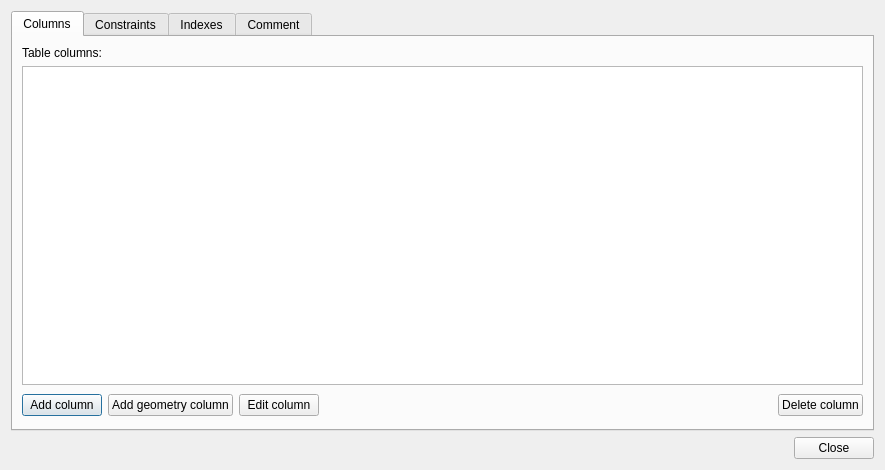
<?xml version="1.0" encoding="UTF-8"?>
<ui version="4.0">
 <class>DbManagerDlgTableProperties</class>
 <widget class="QDialog" name="DbManagerDlgTableProperties">
  <property name="geometry">
   <rect>
    <x>0</x>
    <y>0</y>
    <width>885</width>
    <height>470</height>
   </rect>
  </property>
  <property name="windowTitle">
   <string>Table properties</string>
  </property>
  <layout class="QVBoxLayout">
   <item>
    <widget class="QTabWidget" name="tabs">
     <property name="currentIndex">
      <number>0</number>
     </property>
     <widget class="QWidget" name="tabColumns">
      <attribute name="title">
       <string>Columns</string>
      </attribute>
      <layout class="QVBoxLayout" name="verticalLayout_4">
       <item>
        <widget class="QLabel" name="label">
         <property name="text">
          <string>Table columns:</string>
         </property>
        </widget>
       </item>
       <item>
        <widget class="QTreeView" name="viewFields">
         <property name="rootIsDecorated">
          <bool>false</bool>
         </property>
        </widget>
       </item>
       <item>
        <layout class="QHBoxLayout">
         <item>
          <widget class="QPushButton" name="btnAddColumn">
           <property name="text">
            <string>Add column</string>
           </property>
          </widget>
         </item>
         <item>
          <widget class="QPushButton" name="btnAddGeometryColumn">
           <property name="text">
            <string>Add geometry column</string>
           </property>
          </widget>
         </item>
         <item>
          <widget class="QPushButton" name="btnEditColumn">
           <property name="text">
            <string>Edit column</string>
           </property>
          </widget>
         </item>
         <item>
          <spacer>
           <property name="orientation">
            <enum>Qt::Horizontal</enum>
           </property>
           <property name="sizeHint" stdset="0">
            <size>
             <width>13</width>
             <height>29</height>
            </size>
           </property>
          </spacer>
         </item>
         <item>
          <widget class="QPushButton" name="btnDeleteColumn">
           <property name="text">
            <string>Delete column</string>
           </property>
          </widget>
         </item>
        </layout>
       </item>
      </layout>
     </widget>
     <widget class="QWidget" name="tabConstraints">
      <attribute name="title">
       <string>Constraints</string>
      </attribute>
      <layout class="QVBoxLayout" name="verticalLayout_3">
       <item>
        <widget class="QLabel" name="label_3">
         <property name="text">
          <string>Primary, foreign keys, unique and check constraints:</string>
         </property>
        </widget>
       </item>
       <item>
        <widget class="QTreeView" name="viewConstraints">
         <property name="rootIsDecorated">
          <bool>false</bool>
         </property>
        </widget>
       </item>
       <item>
        <layout class="QHBoxLayout">
         <item>
          <widget class="QPushButton" name="btnAddConstraint">
           <property name="text">
            <string>Add primary key / unique</string>
           </property>
          </widget>
         </item>
         <item>
          <spacer>
           <property name="orientation">
            <enum>Qt::Horizontal</enum>
           </property>
           <property name="sizeHint" stdset="0">
            <size>
             <width>40</width>
             <height>20</height>
            </size>
           </property>
          </spacer>
         </item>
         <item>
          <widget class="QPushButton" name="btnDeleteConstraint">
           <property name="text">
            <string>Delete constraint</string>
           </property>
          </widget>
         </item>
        </layout>
       </item>
      </layout>
     </widget>
     <widget class="QWidget" name="tabIndexes">
      <attribute name="title">
       <string>Indexes</string>
      </attribute>
      <layout class="QVBoxLayout" name="verticalLayout_2">
       <item>
        <widget class="QLabel" name="label_2">
         <property name="text">
          <string>Indexes defined for this table:</string>
         </property>
        </widget>
       </item>
       <item>
        <widget class="QTreeView" name="viewIndexes">
         <property name="rootIsDecorated">
          <bool>false</bool>
         </property>
        </widget>
       </item>
       <item>
        <layout class="QHBoxLayout" name="_3">
         <item>
          <widget class="QPushButton" name="btnAddIndex">
           <property name="text">
            <string>Add index</string>
           </property>
          </widget>
         </item>
         <item>
          <widget class="QPushButton" name="btnAddSpatialIndex">
           <property name="text">
            <string>Add spatial index</string>
           </property>
          </widget>
         </item>
         <item>
          <spacer>
           <property name="orientation">
            <enum>Qt::Horizontal</enum>
           </property>
           <property name="sizeHint" stdset="0">
            <size>
             <width>40</width>
             <height>20</height>
            </size>
           </property>
          </spacer>
         </item>
         <item>
          <widget class="QPushButton" name="btnDeleteIndex">
           <property name="text">
            <string>Delete index</string>
           </property>
          </widget>
         </item>
        </layout>
       </item>
      </layout>
     </widget>
     <widget class="QWidget" name="tabComment">
      <property name="enabled">
       <bool>true</bool>
      </property>
      <attribute name="title">
       <string>Comment</string>
      </attribute>
      <layout class="QVBoxLayout" name="verticalLayout">
       <item>
        <widget class="QLabel" name="label_4">
         <property name="text">
          <string>Comment defined for this table:</string>
         </property>
        </widget>
       </item>
       <item>
        <widget class="QLineEdit" name="viewComment"/>
       </item>
       <item>
        <layout class="QHBoxLayout" name="_4">
         <item>
          <widget class="QPushButton" name="btnAddComment">
           <property name="text">
            <string>Add comment</string>
           </property>
          </widget>
         </item>
         <item>
          <spacer>
           <property name="orientation">
            <enum>Qt::Horizontal</enum>
           </property>
           <property name="sizeHint" stdset="0">
            <size>
             <width>40</width>
             <height>20</height>
            </size>
           </property>
          </spacer>
         </item>
         <item>
          <widget class="QPushButton" name="btnDeleteComment">
           <property name="text">
            <string>Delete comment</string>
           </property>
          </widget>
         </item>
        </layout>
       </item>
      </layout>
     </widget>
    </widget>
   </item>
   <item>
    <widget class="QDialogButtonBox" name="buttonBox">
     <property name="orientation">
      <enum>Qt::Horizontal</enum>
     </property>
     <property name="standardButtons">
      <set>QDialogButtonBox::Close</set>
     </property>
    </widget>
   </item>
  </layout>
 </widget>
 <tabstops>
  <tabstop>tabs</tabstop>
  <tabstop>viewFields</tabstop>
  <tabstop>btnAddColumn</tabstop>
  <tabstop>btnAddGeometryColumn</tabstop>
  <tabstop>btnEditColumn</tabstop>
  <tabstop>btnDeleteColumn</tabstop>
  <tabstop>viewConstraints</tabstop>
  <tabstop>btnAddConstraint</tabstop>
  <tabstop>btnDeleteConstraint</tabstop>
  <tabstop>viewIndexes</tabstop>
  <tabstop>btnAddIndex</tabstop>
  <tabstop>btnAddSpatialIndex</tabstop>
  <tabstop>btnDeleteIndex</tabstop>
  <tabstop>buttonBox</tabstop>
 </tabstops>
 <resources/>
 <connections>
  <connection>
   <sender>buttonBox</sender>
   <signal>accepted()</signal>
   <receiver>DbManagerDlgTableProperties</receiver>
   <slot>accept()</slot>
   <hints>
    <hint type="sourcelabel">
     <x>248</x>
     <y>254</y>
    </hint>
    <hint type="destinationlabel">
     <x>157</x>
     <y>274</y>
    </hint>
   </hints>
  </connection>
  <connection>
   <sender>buttonBox</sender>
   <signal>rejected()</signal>
   <receiver>DbManagerDlgTableProperties</receiver>
   <slot>reject()</slot>
   <hints>
    <hint type="sourcelabel">
     <x>316</x>
     <y>260</y>
    </hint>
    <hint type="destinationlabel">
     <x>286</x>
     <y>274</y>
    </hint>
   </hints>
  </connection>
 </connections>
</ui>
